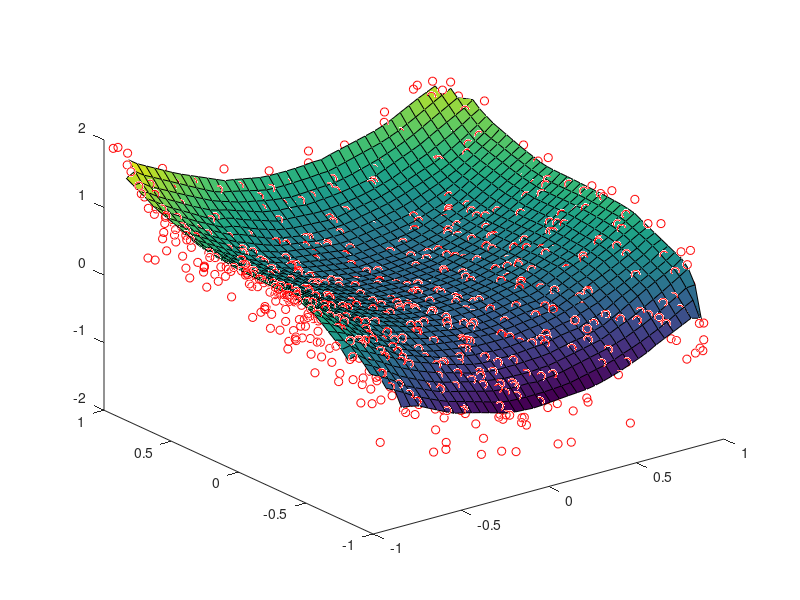

This chart was generated by the following MATLAB code: (Note: this script raises an error after producing the figure.)
N = 1000 ;
x = 2*rand(N,1) - 1; 
y = 2*rand(N,1) - 1; 
z = 2*rand(N,1) - 1;
v = x.^2 + y.^3 - z.^4;
%
d = -1:0.05:1;
[xq,yq,zq] = meshgrid(d,d,0);
% Interpolate the scattered data on the grid. Plot the results.
vq = griddata(x,y,z,v,xq,yq,zq);
plot3(x,y,v,'ro')
hold on
surf(xq,yq,vq)

%% doesn't work
%test = fx(idbot,:);
%test(:,6) = baic_all(idbot);
x = test(:,1); 
y = test(:,3); 
z = test(:,5); 
v = test(:,6); 

lam = [0.6,0.75];
be = [0.15,0.25];
ae = [50,100];
%[agrid,bgrid,egrid] = meshgrid([0.6,0.75,0.9], [0.15,0.25,0.35], [50,100,150]);
%cgrid = nan*ones(size(agrid));

[xq,yq,zq] = meshgrid(lam,be,ae);
% Interpolate the scattered data on the grid. Plot the results.
vq = griddata(x,y,z,v,xq,yq,zq);
plot3(x,y,v,'ro')
hold on
surf(xq,yq,zq,vq)

%%
[y,z] = meshgrid(linspace(0,10,40));
for off=50:50:200    
  x = off + zeros(size(z));
    % My standin for your vorticity data
    c = cos((x+y)/5) .* cos((x+z)/5);
    surf(x,y,z,c)
    hold on
end
hold off
xlim([0 200])

%%
figure
surf(squeeze(xq(:,1,:)),squeeze(yq(:,1,:)),squeeze(zq(:,1,:)),squeeze(vq(:,1,:)));
hold on;
surf(squeeze(xq(:,2,:)),squeeze(yq(:,2,:)),squeeze(zq(:,2,:)),squeeze(vq(:,2,:)));

%%
agrid = NaN(3,3,3);
bgrid = NaN(3,3,3);
cgrid = NaN(3,3,3);
egrid = NaN(3,3,3);

agrid(1:2,1:2,1:2) = xq;
bgrid(1:2,1:2,1:2) = yq;
egrid(1:2,1:2,1:2) = zq;
cgrid(1:2,1:2,1:2) = vq;

%%
figure
surf(squeeze(agrid(:,1,:)),squeeze(bgrid(:,1,:)),squeeze(egrid(:,1,:)),...
    squeeze(cgrid(:,1,:)),'FaceColor','interp');
hold on;
surf(squeeze(agrid(:,2,:)),squeeze(bgrid(:,2,:)),squeeze(egrid(:,2,:)),...
    squeeze(cgrid(:,2,:)),'FaceColor','interp');
colormap('jet')
caxis([360 400])

figure
surf(squeeze(agrid(1,:,:)),squeeze(bgrid(1,:,:)),squeeze(egrid(1,:,:)),...
    squeeze(cgrid(1,:,:)),'FaceColor','interp');
hold on;
surf(squeeze(agrid(2,:,:)),squeeze(bgrid(2,:,:)),squeeze(egrid(2,:,:)),...
    squeeze(cgrid(2,:,:)),'FaceColor','interp');
colormap('jet')
caxis([360 400])

figure
surf(squeeze(agrid(:,:,1)),squeeze(bgrid(:,:,1)),squeeze(egrid(:,:,1)),...
    squeeze(cgrid(:,:,1)),'FaceColor','interp');
hold on;
surf(squeeze(agrid(:,:,2)),squeeze(bgrid(:,:,2)),squeeze(egrid(:,:,2)),...
    squeeze(cgrid(:,:,2)),'FaceColor','interp');
colormap('jet')
caxis([360 400])

%%
figure
surf(squeeze(agrid(:,1,:)),squeeze(bgrid(:,1,:)),squeeze(egrid(:,1,:)),...
    squeeze(cgrid(:,1,:)),'FaceColor','interp');
hold on;

surf(squeeze(agrid(1,:,:)),squeeze(bgrid(1,:,:)),squeeze(egrid(1,:,:)),...
    squeeze(cgrid(1,:,:)),'FaceColor','interp');
hold on;
% surf(squeeze(agrid(2,:,:)),squeeze(bgrid(2,:,:)),squeeze(egrid(2,:,:)),...
%     squeeze(cgrid(2,:,:)),'FaceColor','interp');

% surf(squeeze(agrid(:,:,1)),squeeze(bgrid(:,:,1)),squeeze(egrid(:,:,1)),...
%     squeeze(cgrid(:,:,1)),'FaceColor','interp');
% hold on;
surf(squeeze(agrid(:,:,2)),squeeze(bgrid(:,:,2)),squeeze(egrid(:,:,2)),...
    squeeze(cgrid(:,:,2)),'FaceColor','interp');
colormap('jet')
caxis([360 400])

%%
figure
% surf(squeeze(agrid(:,1,:)),squeeze(bgrid(:,1,:)),squeeze(egrid(:,1,:)),...
%     squeeze(cgrid(:,1,:)),'FaceColor','interp');
surf(squeeze(agrid(:,2,:)),squeeze(bgrid(:,2,:)),squeeze(egrid(:,2,:)),...
    squeeze(cgrid(:,2,:)),'FaceColor','interp');
hold on;

% surf(squeeze(agrid(1,:,:)),squeeze(bgrid(1,:,:)),squeeze(egrid(1,:,:)),...
%     squeeze(cgrid(1,:,:)),'FaceColor','interp');
% hold on;
surf(squeeze(agrid(2,:,:)),squeeze(bgrid(2,:,:)),squeeze(egrid(2,:,:)),...
    squeeze(cgrid(2,:,:)),'FaceColor','interp');
hold on;

surf(squeeze(agrid(:,:,1)),squeeze(bgrid(:,:,1)),squeeze(egrid(:,:,1)),...
    squeeze(cgrid(:,:,1)),'FaceColor','interp');
hold on;
% surf(squeeze(agrid(:,:,2)),squeeze(bgrid(:,:,2)),squeeze(egrid(:,:,2)),...
%     squeeze(cgrid(:,:,2)),'FaceColor','interp');
colormap('jet')
caxis([360 400])
